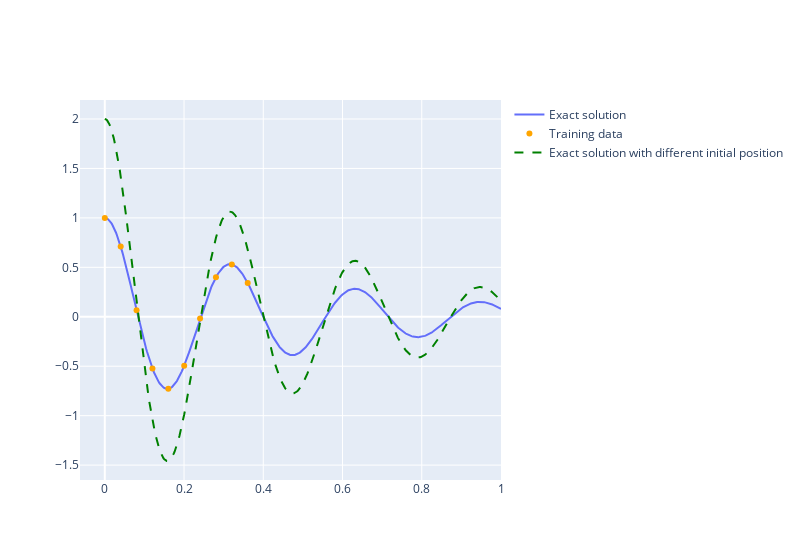

The notebook cell saved with this chart:
### Markdown cell above
## Generate training data

> First, we generate some training data from a small part of the true analytical solution.

For this problem, we use $\delta=2$, $\omega_0=20$, and try to learn the solution over the domain $x\in [0,1]$.

### Code cell
d, w0 = 2, 20

# get the analytical solution over the full domain
x = jnp.linspace(0, 1, 500)
oscillator = HarmonicOscillator(d=d, w0=w0)
# get the analytical solution over the full domain
y = oscillator(x)

exact = Data(x, y)

y2 = oscillator.exact(x, d=d, w0=w0, initial_position=2.0)  # different initial position
print(x.shape, y.shape)

# slice out a small number of points from the start
train = Data(x=x[0:200:20], y=y[0:200:20])  # 10 points from the first 200 points
print(train.x.shape, train.y.shape)


@dataclass
class PlotData:
    data: Data
    plot_type: str = "scatter"  # "scatter" or "line"
    line_style: tuple[str, str] = ("-", "solid")  # line style and dash style
    color: Optional[str] = None
    label: Optional[str] = None
    alpha: float = 0.5
    marker: Optional[str] = None


def plot_basic(data: list[PlotData]):
    import matplotlib.pyplot as plt

    plt.figure()

    for d in data:
        if d.plot_type == "scatter":
            plt.scatter(d.data.x, d.data.y, c=d.color, label=d.label, alpha=d.alpha)
        elif d.plot_type == "line":
            plt.plot(
                d.data.x,
                d.data.y,
                d.line_style[0],
                c=d.color,
                label=d.label,
                alpha=d.alpha,
            )
        else:
            raise ValueError("plot_type must be 'scatter' or 'line'")
    plt.legend()
    plt.show()


def plot_interactive(data: list[PlotData]):
    import plotly.graph_objects as go

    fig = go.Figure()

    for d in data:
        if d.plot_type == "scatter":
            fig.add_trace(
                go.Scatter(
                    x=d.data.x,
                    y=d.data.y,
                    mode="markers",
                    name=d.label,
                    marker=dict(color=d.color),
                )
            )
        elif d.plot_type == "line":
            fig.add_trace(
                go.Scatter(
                    x=d.data.x,
                    y=d.data.y,
                    mode="lines",
                    name=d.label,
                    line=dict(color=d.color, dash=d.line_style[1]),
                )
            )
        else:
            raise ValueError("plot_type must be 'scatter' or 'line'")
    fig.update_layout(width=800)
    fig.show()


exact_plot = PlotData(data=exact, plot_type="line", label="Exact solution")
train_plot = PlotData(
    data=train, plot_type="scatter", color="orange", label="Training data"
)
different_plot = PlotData(
    data=Data(x=x, y=y2),
    plot_type="line",
    line_style=("--", "dash"),
    label="Exact solution with different initial position",
    color="green",
)

# plot_basic([exact_plot, train_plot, different_plot])
plot_interactive([exact_plot, train_plot, different_plot])

### Figure 1 — Plotly figure (JSON) as saved in the notebook; plotly's stock layout.template omitted (floating-point values rounded to 4 significant figures; data arrays with more than 128 entries replaced by an {"elided": "..."} marker saying what was removed)
{"data": [{"line": {"dash": "solid"}, "mode": "lines", "name": "Exact solution", "type": "scatter", "x": {"elided": "500 float values"}, "y": {"elided": "500 float values"}}, {"marker": {"color": "orange"}, "mode": "markers", "name": "Training data", "type": "scatter", "x": [0.0, 0.04008, 0.08016, 0.1202, 0.1603, 0.2004, 0.2405, 0.2806, 0.3206, 0.3607], "y": [1.0, 0.711, 0.06483, -0.5221, -0.7284, -0.4943, -0.0168, 0.3994, 0.5293, 0.3421]}, {"line": {"color": "green", "dash": "dash"}, "mode": "lines", "name": "Exact solution with different initial position", "type": "scatter", "x": {"elided": "500 float values"}, "y": {"elided": "500 float values"}}], "layout": {"width": 800}}
